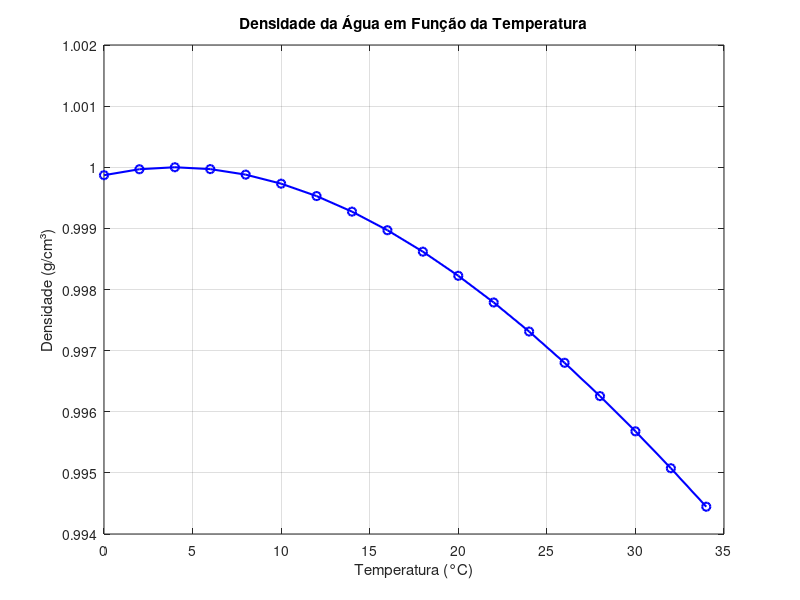

Recreate this plot in MATLAB.

% Criar vetor de temperatura em Fahrenheit
T_f = 32:3.6:93.2;  % De 32°F a 93.2°F com incrementos de 3.6°F

% Converter para Celsius: T_c = (T_f - 32) * 5/9
T_c = (T_f - 32) * 5 / 9;

% Calcular a densidade usando a equação fornecida
rho = (5.5289e-8 * T_c.^3) - (8.5016e-6 * T_c.^2) + (6.5622e-5 * T_c) + 0.99987;

% Criar o gráfico
figure;
plot(T_c, rho, 'b-o', 'LineWidth', 1.5, 'MarkerSize', 6);
grid on;

% Adicionar rótulos e título
xlabel('Temperatura (°C)');
ylabel('Densidade (g/cm³)');
title('Densidade da Água em Função da Temperatura');
